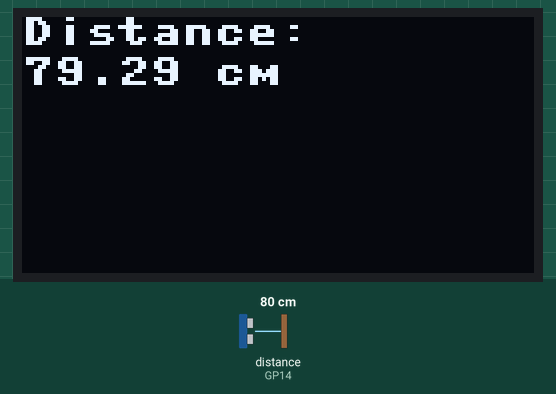
This program was run on a simulated Raspberry Pi Pico running MicroPython. On the bench: 128×64 one-colour display. Inputs (shaded band) come from the test bench; at power-on: distance to the obstacle (sensor on GP14) 80 cm. The echo pulse lasts 58.3 µs per cm; library files of the repository ran but are not shown: ssd1306.py; what the program prints to the serial console is not drawn.

Above: at 1.2 s.
1.3 s: distance to the obstacle (sensor on GP14) set to 2 cm
At 2.3 s:
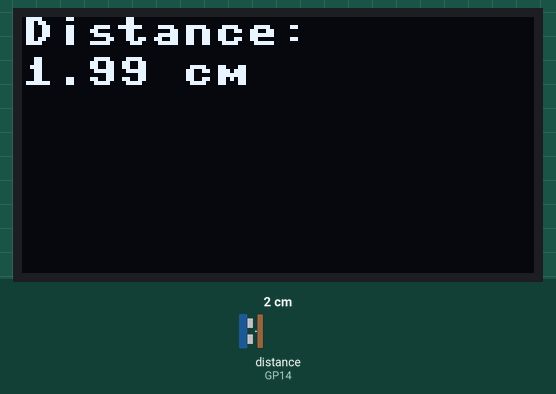
3.1 s: distance to the obstacle (sensor on GP14) set to 4 cm
At 3.8 s:
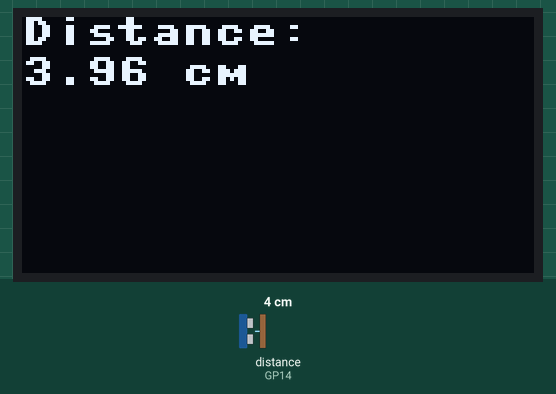
4.7 s: distance to the obstacle (sensor on GP14) set to 9 cm
Timing chart, 0 to 7.7 s (numbered marks = the images above; inputs shaded):
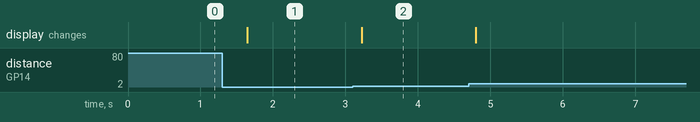

The program:

API.py
```python
from machine import Pin, I2C, time_pulse_us
import utime
from ssd1306 import SSD1306_I2C

# Constants
SOUND_SPEED = 340  # Vitesse du son dans l'air en m/s
TRIG_PULSE_DURATION_US = 10  # Durée de l'impulsion du trigger en microsecondes

# Pins
TRIG_PIN = 15  # Broche GP15 de la Pico
ECHO_PIN = 14  # Broche GP14 de la Pico
SCL_PIN = 17  # Broche SCL pour l'I2C
SDA_PIN = 16  # Broche SDA pour l'I2C

# Initialisation des pins
trig_pin = Pin(TRIG_PIN, Pin.OUT)
echo_pin = Pin(ECHO_PIN, Pin.IN)

# Initialisation de l'I2C et de l'écran OLED
i2c = I2C(0, scl=Pin(SCL_PIN), sda=Pin(SDA_PIN), freq=400000)

# Vérifiez les périphériques I2C connectés
devices = i2c.scan()
if not devices:
    print("Aucun périphérique I2C trouvé")
else:
    for device in devices:
        print("Périphérique I2C trouvé à l'adresse :", hex(device))

# Initialiser l'écran OLED
oled = SSD1306_I2C(128, 64, i2c, addr=0x3C)

def mesure_distance():
    # Prépare le signal
    trig_pin.value(0)
    utime.sleep_us(5)

    # Crée une impulsion de 10 µs
    trig_pin.value(1)
    utime.sleep_us(TRIG_PULSE_DURATION_US)
    trig_pin.value(0)

    # Mesure la durée de l'écho en µs
    ultrason_duration = time_pulse_us(echo_pin, 1, 30000)  # Limite de 30ms pour éviter les blocages

    # Calcul de la distance en cm
    distance_cm = SOUND_SPEED * ultrason_duration / 20000  # Diviser par 2*1000*1000/100=20000

    return distance_cm

while True:
    distance = mesure_distance()
    print(f"Distance : {distance:.2f} cm")

    # Affiche la distance sur l'écran OLED
    oled.fill(0)  # Efface l'écran
    oled.text(f"Distance:", 0, 0)
    oled.text(f"{distance:.2f} cm", 0, 10)
    oled.show()

    utime.sleep(0.5)
```

Measured:
- after the input at 1.3 s, the display: changes after 0.35 s (image 1)
- after the input at 3.1 s, the display: changes after 0.12 s (image 2)
